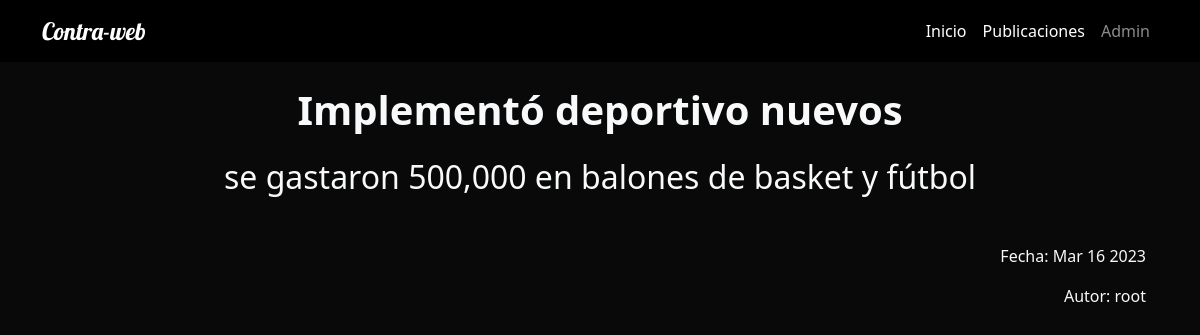
Page /blog/3 on the committed database.
### blog/models.py (models this page shows)
class Post(models.Model):
    titulo = CharField(max_length=100)
    descripcion = models.TextField()
    imagen = ImageField(upload_to='blog/images/')
    date = models.DateField(default=timezone.now)
    autor = models.ForeignKey(settings.AUTH_USER_MODEL, on_delete=models.CASCADE)

### blog/views.py (the view)
# urls.py: path('blog/<int:post_id>', views.postdetail, name='post_detail')
def postdetail(request, post_id):
    post = get_object_or_404(Post, pk=post_id)
    return render(request, 'postd.html', {'post': post})

### blog/templates/postd.html
{% extends 'layout.html' %}
{% block content %}
<div class="text-center">
    <h1 class="fw-bold">{{post.titulo}}</h1>
    <div class="my-4">
    <h2>{{post.descripcion}}</h2>
    </div>
   <br>
  </div>
  <p class="text-sm-end">Fecha: {{post.date|date:'M d Y'}}</p>
  <p class="text-sm-end">Autor: {{post.autor}}</p>
{% endblock %}

### blog/static/css/main.css (style rules this page uses)
body { background: #090909; }

### rows in the picture
Post: titulo "Implementó deportivo nuevos", descripcion "se gastaron 500,000 en balones de basket y fútbol", date "Mar 16 2023", autor "root"
